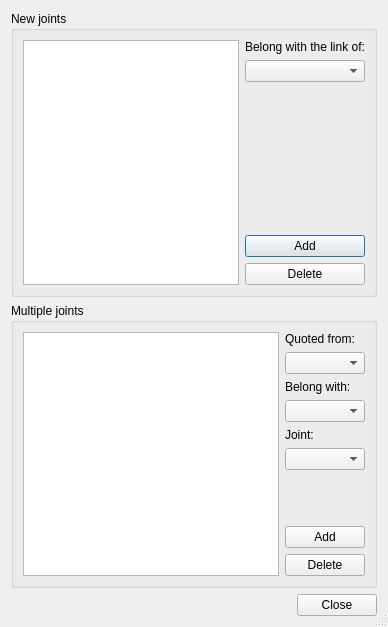
<?xml version="1.0" encoding="UTF-8"?>
<ui version="4.0">
 <class>Dialog</class>
 <widget class="QDialog" name="Dialog">
  <property name="geometry">
   <rect>
    <x>0</x>
    <y>0</y>
    <width>388</width>
    <height>627</height>
   </rect>
  </property>
  <property name="windowTitle">
   <string>Custom points</string>
  </property>
  <property name="windowIcon">
   <iconset>
    <normaloff>icons:configure.png</normaloff>icons:configure.png</iconset>
  </property>
  <property name="sizeGripEnabled">
   <bool>true</bool>
  </property>
  <property name="modal">
   <bool>true</bool>
  </property>
  <layout class="QVBoxLayout" name="verticalLayout_3">
   <item>
    <widget class="QGroupBox" name="new_group">
     <property name="title">
      <string>New joints</string>
     </property>
     <layout class="QHBoxLayout" name="horizontalLayout_3">
      <item>
       <widget class="QListWidget" name="custom_list"/>
      </item>
      <item>
       <layout class="QVBoxLayout" name="verticalLayout">
        <item>
         <widget class="QLabel" name="link_choose_label">
          <property name="text">
           <string>Belong with the link of:</string>
          </property>
         </widget>
        </item>
        <item>
         <widget class="QComboBox" name="link_choose"/>
        </item>
        <item>
         <spacer name="verticalSpacer">
          <property name="orientation">
           <enum>Qt::Vertical</enum>
          </property>
          <property name="sizeHint" stdset="0">
           <size>
            <width>20</width>
            <height>40</height>
           </size>
          </property>
         </spacer>
        </item>
        <item>
         <widget class="QPushButton" name="add_button">
          <property name="text">
           <string>Add</string>
          </property>
         </widget>
        </item>
        <item>
         <widget class="QPushButton" name="delete_button">
          <property name="text">
           <string>Delete</string>
          </property>
          <property name="icon">
           <iconset>
            <normaloff>icons:delete.png</normaloff>icons:delete.png</iconset>
          </property>
         </widget>
        </item>
       </layout>
      </item>
     </layout>
    </widget>
   </item>
   <item>
    <widget class="QGroupBox" name="multiple_group">
     <property name="title">
      <string>Multiple joints</string>
     </property>
     <layout class="QHBoxLayout" name="horizontalLayout_2">
      <item>
       <widget class="QListWidget" name="multiple_list"/>
      </item>
      <item>
       <layout class="QVBoxLayout" name="verticalLayout_2">
        <item>
         <widget class="QLabel" name="quote_choose_label">
          <property name="text">
           <string>Quoted from:</string>
          </property>
         </widget>
        </item>
        <item>
         <widget class="QComboBox" name="quote_choose"/>
        </item>
        <item>
         <widget class="QLabel" name="quote_link_choose_label">
          <property name="text">
           <string>Belong with:</string>
          </property>
         </widget>
        </item>
        <item>
         <widget class="QComboBox" name="quote_link_choose"/>
        </item>
        <item>
         <widget class="QLabel" name="joint_choose_label">
          <property name="text">
           <string>Joint:</string>
          </property>
         </widget>
        </item>
        <item>
         <widget class="QComboBox" name="joint_choose"/>
        </item>
        <item>
         <spacer name="verticalSpacer_2">
          <property name="orientation">
           <enum>Qt::Vertical</enum>
          </property>
          <property name="sizeHint" stdset="0">
           <size>
            <width>20</width>
            <height>40</height>
           </size>
          </property>
         </spacer>
        </item>
        <item>
         <widget class="QPushButton" name="add_mj_button">
          <property name="text">
           <string>Add</string>
          </property>
         </widget>
        </item>
        <item>
         <widget class="QPushButton" name="delete_mj_button">
          <property name="text">
           <string>Delete</string>
          </property>
          <property name="icon">
           <iconset>
            <normaloff>icons:delete.png</normaloff>icons:delete.png</iconset>
          </property>
         </widget>
        </item>
       </layout>
      </item>
     </layout>
    </widget>
   </item>
   <item>
    <layout class="QHBoxLayout" name="horizontalLayout">
     <item>
      <spacer name="horizontalSpacer">
       <property name="orientation">
        <enum>Qt::Horizontal</enum>
       </property>
       <property name="sizeHint" stdset="0">
        <size>
         <width>40</width>
         <height>20</height>
        </size>
       </property>
      </spacer>
     </item>
     <item>
      <widget class="QDialogButtonBox" name="button_box">
       <property name="standardButtons">
        <set>QDialogButtonBox::Close</set>
       </property>
      </widget>
     </item>
    </layout>
   </item>
  </layout>
 </widget>
 <connections>
  <connection>
   <sender>button_box</sender>
   <signal>rejected()</signal>
   <receiver>Dialog</receiver>
   <slot>reject()</slot>
   <hints>
    <hint type="sourcelabel">
     <x>209</x>
     <y>75</y>
    </hint>
    <hint type="destinationlabel">
     <x>158</x>
     <y>52</y>
    </hint>
   </hints>
  </connection>
 </connections>
</ui>
